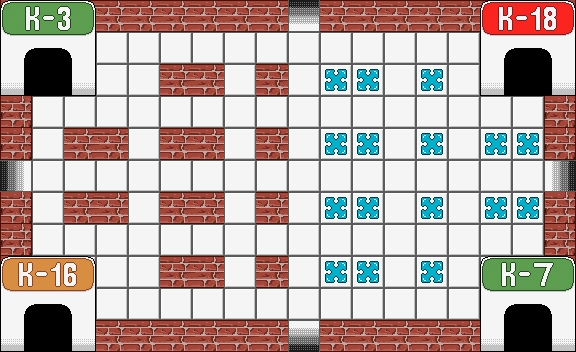

Tiled map render using the project's own tile images. Description and the map definition, with tile-layer contents summarised, below:
An orthogonal 18x11 tile map with 32x32 px tiles, 3 tile layers (Floors, Graphics, Rooms) and 12 objects (2x 3, 2x 18, 2x 7, 2x 16, down, ...).

<map version="1.0" orientation="orthogonal" renderorder="right-down" width="18" height="11" tilewidth="32" tileheight="32" nextobjectid="20">
 <tileset firstgid="1" name="sheet_uusi" tilewidth="32" tileheight="32" tilecount="48" columns="12">
  <image source="../TileSheets/sheet_uusi.png" width="393" height="128" />
 </tileset>
 <layer name="Floors" width="18" height="11">
  <data>[198 cells, 198 non-empty, 1 distinct tile ids]</data>
 </layer>
 <layer name="Graphics" width="18" height="11">
  <data>[198 cells, 86 non-empty, 7 distinct tile ids]</data>
 </layer>
 <objectgroup name="Rooms">
  <object id="5" name="3" x="0" y="0" width="91" height="91" />
  <object id="6" name="18" x="484" y="1" width="89" height="90" />
  <object id="8" name="7" x="485" y="260" width="89" height="90" />
  <object id="11" name="16" x="1" y="259" width="91" height="91" />
 </objectgroup>
 <layer name="Rooms" width="18" height="11">
  <data>[198 cells, 36 non-empty, 36 distinct tile ids]</data>
 </layer>
 <objectgroup name="Entrances">
  <object id="1" name="down" x="288" y="4" width="32" height="38" />
  <object id="2" name="right" x="4" y="160" width="39" height="32" />
  <object id="3" name="up" x="288" y="310" width="32" height="38" />
  <object id="4" name="left" x="532" y="160" width="40" height="32" />
 </objectgroup>
 <objectgroup name="Numbers">
  <object id="16" name="7" x="509" y="303" width="42" height="43" />
  <object id="17" name="18" x="511" y="45" width="42" height="44" />
  <object id="18" name="3" x="32" y="46" width="42" height="43" />
  <object id="19" name="16" x="30" y="301" width="41" height="45" />
 </objectgroup>
</map>